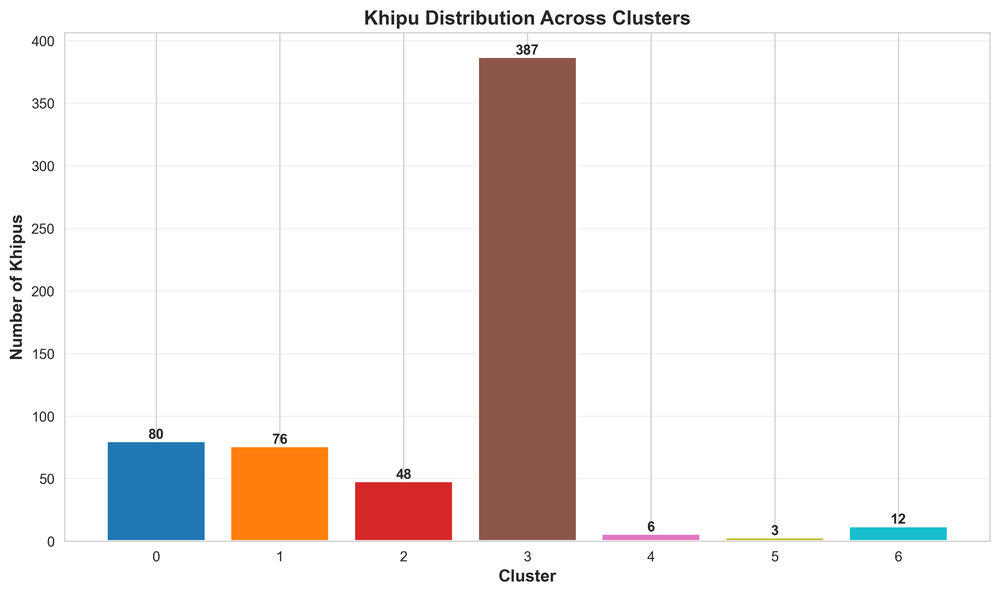
#> input picture khipu_computational_toolkit/visualizations/clusters/cluster_sizes.png, 1000 x 595 px, shrunk from 2971 x 1767 before the run
$ python -i analyze_geographic_correlations.py   (imports and definitions only)
#> lines starting #> are read from the running program, lines starting #| are printed output that depends on the picture
"""
Analyze Geographic Correlations

This script analyzes whether khipu structural patterns correlate with
geographic provenance. Tests:
1. Structural feature differences across provenances
2. Clustering enrichment by provenance
3. Summation patterns by region
4. Statistical significance of geographic patterns
"""

import pandas as pd
import sqlite3
import json
from pathlib import Path
from datetime import datetime
from scipy.stats import chi2_contingency, kruskal
from typing import Dict


class GeographicAnalyzer:
    """Analyze geographic correlations in khipu patterns."""

    def __init__(self, db_path: str = "khipu.db"):
        self.db_path = db_path
        self.conn = sqlite3.connect(db_path)

    # [256 lines left out: functions load_data, clean_provenance_data, analyze_cluster_provenance_enrichment, analyze_structural_features_by_provenance, analyze_summation_by_provenance, analyze_high_match_provenances, not called in this run]

    def create_provenance_summary(self, data: Dict) -> Dict:
        """Create summary statistics by provenance."""
        print("\n" + "="*80)
        print("PROVENANCE SUMMARY STATISTICS")
        print("="*80)

        # Merge all data
        merged = data['features'].merge(
            data['provenance'], left_on='khipu_id', right_on='KHIPU_ID', how='left'
        ).merge(
            data['summation'], left_on='khipu_id', right_on='khipu_id', how='left'
        ).merge(
            data['clusters'][['khipu_id', 'cluster']], on='khipu_id', how='left'
        )

        merged = self.clean_provenance_data(merged)

        # Get top provenances
        top_provs = merged['provenance_category'].value_counts().head(8).index.tolist()

        summary = []

        for prov in top_provs:
            prov_data = merged[merged['provenance_category'] == prov]

            summary.append({
                'provenance': prov,
                'count': len(prov_data),
                'avg_nodes': float(prov_data['num_nodes'].mean()),
                'avg_depth': float(prov_data['depth'].mean()),
                'avg_branching': float(prov_data['avg_branching'].mean()),
                'pct_numeric': float(prov_data['has_numeric'].mean() * 100),
                'pct_summation': float(prov_data['has_pendant_summation'].mean() * 100),
                'avg_match_rate': float(prov_data['pendant_match_rate'].mean()),
                'most_common_cluster': int(prov_data['cluster'].mode()[0]) if len(prov_data['cluster'].mode()) > 0 else -1
            })

        print("\nTop Provenances Summary:")
        print("-"*80)
        for s in summary:
            print(f"\n{s['provenance']} (n={s['count']}):")
            print(f"  Avg size: {s['avg_nodes']:.1f} nodes")
            print(f"  Avg depth: {s['avg_depth']:.2f}")
            print(f"  Numeric coverage: {s['pct_numeric']:.1f}%")
            print(f"  Summation rate: {s['pct_summation']:.1f}%")
            print(f"  Most common cluster: {s['most_common_cluster']}")

        return summary

    # [53 lines left out: functions export_results, run_analysis, not called in this run]

    def __del__(self):
        """Close database connection."""
        if hasattr(self, 'conn'):
            self.conn.close()


# [3 lines not run here, left out]

>>> import cv2
>>> picture = cv2.imread('../visualizations/clusters/cluster_sizes.png', cv2.IMREAD_GRAYSCALE)
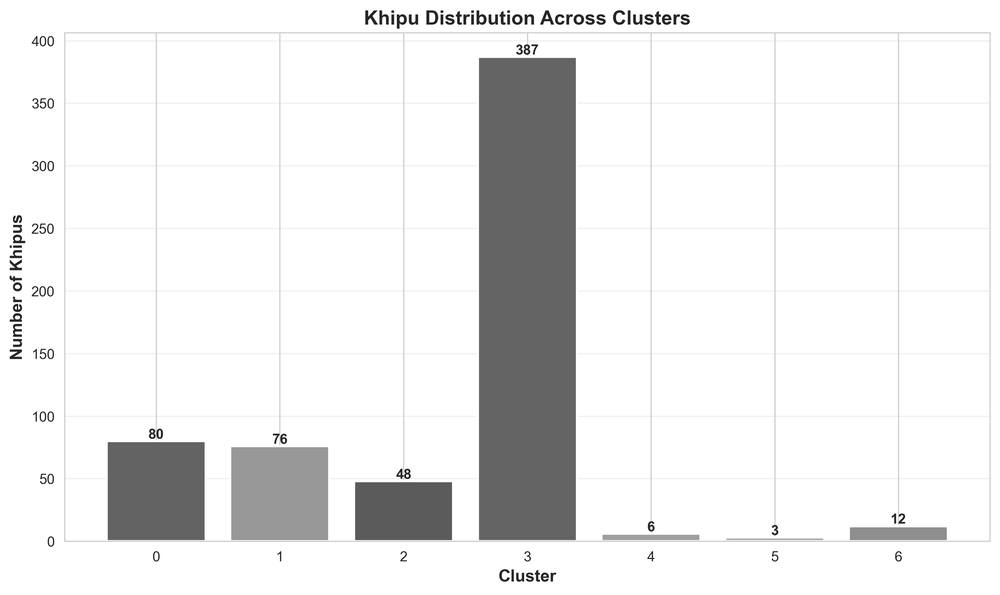
#> picture: shape (595, 1000); min 0, max 255, mean 234.5
>>> result = GeographicAnalyzer().create_provenance_summary(picture)
#> (the run stopped early here; a loop or call above may not have finished)

$ run again, on khipu_computational_toolkit/visualizations/clusters/feature_distributions.png
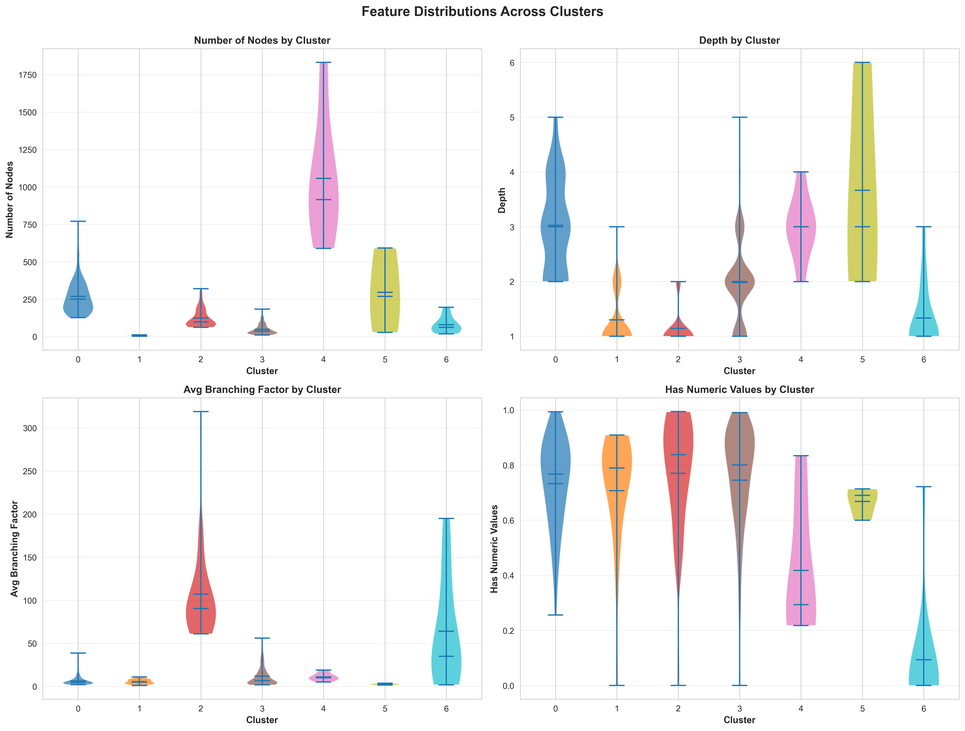
#> input picture khipu_computational_toolkit/visualizations/clusters/feature_distributions.png, 965 x 731 px, shrunk from 4770 x 3611 before the run
#> `picture = cv2.imread('../visualizations/clusters/cluster_sizes.png', c..`:
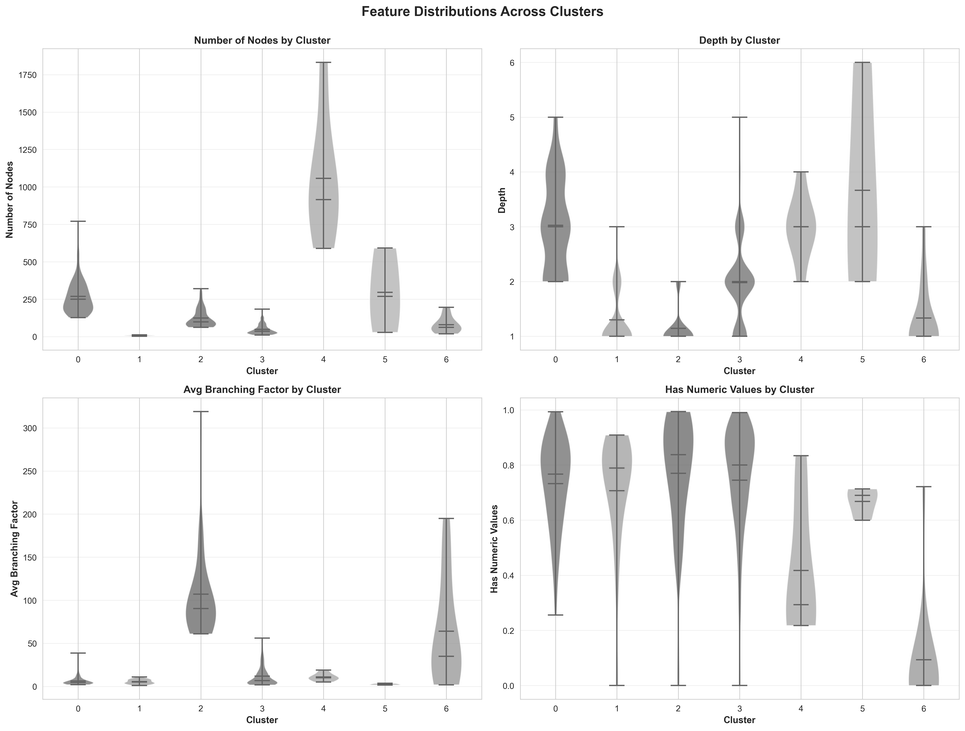
#> picture: shape (731, 965); min 0, max 255, mean 246.3
